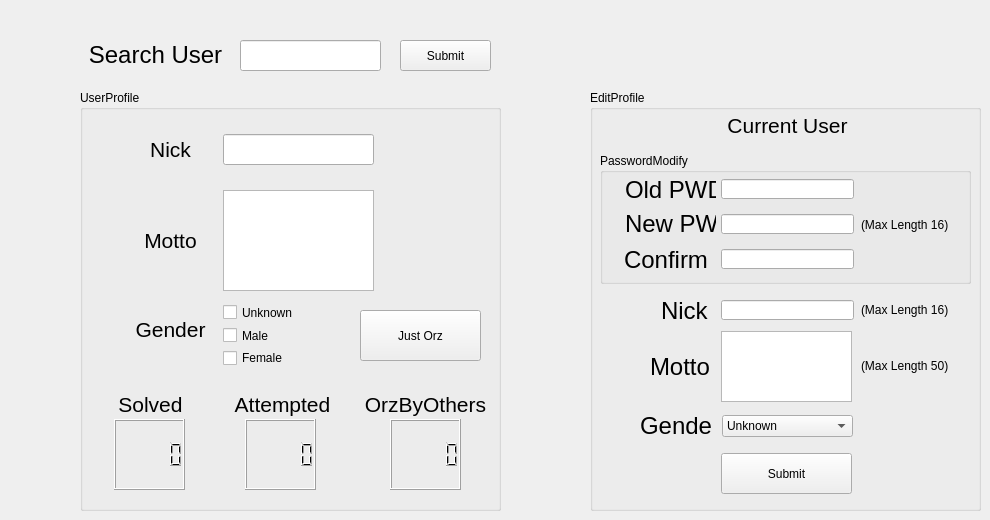
    <widget class="QWidget" name="ProfileTab">
     <attribute name="title">
      <string>页</string>
     </attribute>
     <widget class="QLabel" name="SearchUserLabel">
      <property name="geometry">
       <rect>
        <x>80</x>
        <y>40</y>
        <width>151</width>
        <height>31</height>
       </rect>
      </property>
      <property name="text">
       <string>&lt;html&gt;&lt;head/&gt;&lt;body&gt;&lt;p align=&quot;center&quot;&gt;&lt;span style=&quot; font-size:18pt;&quot;&gt;Search User&lt;/span&gt;&lt;/p&gt;&lt;/body&gt;&lt;/html&gt;</string>
      </property>
     </widget>
     <widget class="QLineEdit" name="SearchUserLineEdit">
      <property name="geometry">
       <rect>
        <x>240</x>
        <y>40</y>
        <width>141</width>
        <height>31</height>
       </rect>
      </property>
     </widget>
     <widget class="QPushButton" name="SearchUserSubmitButton">
      <property name="geometry">
       <rect>
        <x>400</x>
        <y>40</y>
        <width>91</width>
        <height>31</height>
       </rect>
      </property>
      <property name="text">
       <string>Submit</string>
      </property>
     </widget>
     <widget class="QGroupBox" name="UserProfileGroupBox">
      <property name="geometry">
       <rect>
        <x>80</x>
        <y>90</y>
        <width>421</width>
        <height>421</height>
       </rect>
      </property>
      <property name="title">
       <string>UserProfile</string>
      </property>
      <widget class="QLabel" name="UserProfileNickLabel">
       <property name="geometry">
        <rect>
         <x>50</x>
         <y>44</y>
         <width>81</width>
         <height>31</height>
        </rect>
       </property>
       <property name="text">
        <string>&lt;html&gt;&lt;head/&gt;&lt;body&gt;&lt;p align=&quot;center&quot;&gt;&lt;span style=&quot; font-size:16pt;&quot;&gt;Nick&lt;/span&gt;&lt;/p&gt;&lt;/body&gt;&lt;/html&gt;</string>
       </property>
      </widget>
      <widget class="QLabel" name="UserProfileMottoLabel">
       <property name="geometry">
        <rect>
         <x>50</x>
         <y>135</y>
         <width>81</width>
         <height>31</height>
        </rect>
       </property>
       <property name="text">
        <string>&lt;html&gt;&lt;head/&gt;&lt;body&gt;&lt;p align=&quot;center&quot;&gt;&lt;span style=&quot; font-size:16pt;&quot;&gt;Motto&lt;/span&gt;&lt;/p&gt;&lt;/body&gt;&lt;/html&gt;</string>
       </property>
      </widget>
      <widget class="QLabel" name="UserProfileGenderLabel">
       <property name="geometry">
        <rect>
         <x>50</x>
         <y>224</y>
         <width>81</width>
         <height>31</height>
        </rect>
       </property>
       <property name="text">
        <string>&lt;html&gt;&lt;head/&gt;&lt;body&gt;&lt;p align=&quot;center&quot;&gt;&lt;span style=&quot; font-size:16pt;&quot;&gt;Gender&lt;/span&gt;&lt;/p&gt;&lt;/body&gt;&lt;/html&gt;</string>
       </property>
      </widget>
      <widget class="QLabel" name="UserProfileSolvedLabel">
       <property name="geometry">
        <rect>
         <x>30</x>
         <y>299</y>
         <width>81</width>
         <height>31</height>
        </rect>
       </property>
       <property name="text">
        <string>&lt;html&gt;&lt;head/&gt;&lt;body&gt;&lt;p align=&quot;center&quot;&gt;&lt;span style=&quot; font-size:16pt;&quot;&gt;Solved&lt;/span&gt;&lt;/p&gt;&lt;/body&gt;&lt;/html&gt;</string>
       </property>
      </widget>
      <widget class="QLabel" name="UserProfileAttemptedLabel">
       <property name="geometry">
        <rect>
         <x>147</x>
         <y>299</y>
         <width>111</width>
         <height>31</height>
        </rect>
       </property>
       <property name="text">
        <string>&lt;html&gt;&lt;head/&gt;&lt;body&gt;&lt;p align=&quot;center&quot;&gt;&lt;span style=&quot; font-size:16pt;&quot;&gt;Attempted&lt;/span&gt;&lt;/p&gt;&lt;/body&gt;&lt;/html&gt;</string>
       </property>
      </widget>
      <widget class="QLabel" name="UserProfileOrzByOthersLabel">
       <property name="geometry">
        <rect>
         <x>280</x>
         <y>299</y>
         <width>131</width>
         <height>31</height>
        </rect>
       </property>
       <property name="text">
        <string>&lt;html&gt;&lt;head/&gt;&lt;body&gt;&lt;p align=&quot;center&quot;&gt;&lt;span style=&quot; font-size:16pt;&quot;&gt;OrzByOthers&lt;/span&gt;&lt;/p&gt;&lt;/body&gt;&lt;/html&gt;</string>
       </property>
      </widget>
      <widget class="QLCDNumber" name="UserProfileSolvedLcdNumber">
       <property name="geometry">
        <rect>
         <x>34</x>
         <y>329</y>
         <width>71</width>
         <height>71</height>
        </rect>
       </property>
       <property name="maximumSize">
        <size>
         <width>16777215</width>
         <height>71</height>
        </size>
       </property>
       <property name="styleSheet">
        <string notr="true">font: 75 16pt &quot;Aharoni&quot;;</string>
       </property>
      </widget>
      <widget class="QLCDNumber" name="UserProfileAttemptedLcdNumber">
       <property name="geometry">
        <rect>
         <x>165</x>
         <y>329</y>
         <width>71</width>
         <height>71</height>
        </rect>
       </property>
       <property name="styleSheet">
        <string notr="true">font: 75 16pt &quot;Aharoni&quot;;</string>
       </property>
      </widget>
      <widget class="QLCDNumber" name="UserProfileOrzByOthersLcdNumber">
       <property name="geometry">
        <rect>
         <x>310</x>
         <y>329</y>
         <width>71</width>
         <height>71</height>
        </rect>
       </property>
       <property name="styleSheet">
        <string notr="true">font: 75 16pt &quot;Aharoni&quot;;</string>
       </property>
      </widget>
      <widget class="QLineEdit" name="UserProfileNickLineEdit">
       <property name="geometry">
        <rect>
         <x>143</x>
         <y>44</y>
         <width>151</width>
         <height>31</height>
        </rect>
       </property>
      </widget>
      <widget class="QTextEdit" name="UserProfileMottoTextEdit">
       <property name="geometry">
        <rect>
         <x>143</x>
         <y>100</y>
         <width>151</width>
         <height>101</height>
        </rect>
       </property>
      </widget>
      <widget class="QPushButton" name="UserProfileOrzButton">
       <property name="geometry">
        <rect>
         <x>280</x>
         <y>220</y>
         <width>121</width>
         <height>51</height>
        </rect>
       </property>
       <property name="styleSheet">
        <string notr="true">font: 75 16pt &quot;Courier New&quot;;</string>
       </property>
       <property name="text">
        <string>Just Orz</string>
       </property>
      </widget>
      <widget class="QWidget" name="layoutWidget">
       <property name="geometry">
        <rect>
         <x>143</x>
         <y>214</y>
         <width>91</width>
         <height>62</height>
        </rect>
       </property>
       <layout class="QVBoxLayout" name="verticalLayout">
        <item>
         <widget class="QCheckBox" name="UserProfileUnknownCheckBox">
          <property name="text">
           <string>Unknown</string>
          </property>
         </widget>
        </item>
        <item>
         <widget class="QCheckBox" name="UserProfileMaleCheckBox">
          <property name="text">
           <string>Male</string>
          </property>
         </widget>
        </item>
        <item>
         <widget class="QCheckBox" name="UserProfileFemaleCheckBox">
          <property name="text">
           <string>Female</string>
          </property>
         </widget>
        </item>
       </layout>
      </widget>
     </widget>
     <widget class="QGroupBox" name="EditProfileGroupBox">
      <property name="geometry">
       <rect>
        <x>590</x>
        <y>90</y>
        <width>391</width>
        <height>421</height>
       </rect>
      </property>
      <property name="title">
       <string>EditProfile</string>
      </property>
      <widget class="QLabel" name="EditProfileMottoLabel">
       <property name="geometry">
        <rect>
         <x>60</x>
         <y>263</y>
         <width>61</width>
         <height>27</height>
        </rect>
       </property>
       <property name="text">
        <string>&lt;html&gt;&lt;head/&gt;&lt;body&gt;&lt;p align=&quot;justify&quot;&gt;&lt;span style=&quot; font-size:18pt;&quot;&gt;Motto&lt;/span&gt;&lt;/p&gt;&lt;/body&gt;&lt;/html&gt;</string>
       </property>
      </widget>
      <widget class="QLabel" name="label_3">
       <property name="geometry">
        <rect>
         <x>271</x>
         <y>210</y>
         <width>101</width>
         <height>20</height>
        </rect>
       </property>
       <property name="text">
        <string>(Max Length 16)</string>
       </property>
      </widget>
      <widget class="QLabel" name="EditProfileGenderLabel">
       <property name="geometry">
        <rect>
         <x>50</x>
         <y>322</y>
         <width>71</width>
         <height>27</height>
        </rect>
       </property>
       <property name="text">
        <string>&lt;html&gt;&lt;head/&gt;&lt;body&gt;&lt;p align=&quot;justify&quot;&gt;&lt;span style=&quot; font-size:18pt;&quot;&gt;Gender&lt;/span&gt;&lt;/p&gt;&lt;/body&gt;&lt;/html&gt;</string>
       </property>
      </widget>
      <widget class="QLabel" name="EditProfileNickLabel">
       <property name="geometry">
        <rect>
         <x>71</x>
         <y>207</y>
         <width>51</width>
         <height>27</height>
        </rect>
       </property>
       <property name="text">
        <string>&lt;html&gt;&lt;head/&gt;&lt;body&gt;&lt;p align=&quot;justify&quot;&gt;&lt;span style=&quot; font-size:18pt;&quot;&gt;Nick&lt;/span&gt;&lt;/p&gt;&lt;/body&gt;&lt;/html&gt;</string>
       </property>
      </widget>
      <widget class="QTextEdit" name="EditProfileMottoTextEdit">
       <property name="geometry">
        <rect>
         <x>131</x>
         <y>241</y>
         <width>131</width>
         <height>71</height>
        </rect>
       </property>
      </widget>
      <widget class="QLineEdit" name="EditProfileNickLineEdit">
       <property name="geometry">
        <rect>
         <x>131</x>
         <y>210</y>
         <width>133</width>
         <height>20</height>
        </rect>
       </property>
      </widget>
      <widget class="QComboBox" name="EditProfileGenderComboBox">
       <property name="geometry">
        <rect>
         <x>132</x>
         <y>325</y>
         <width>131</width>
         <height>22</height>
        </rect>
       </property>
       <item>
        <property name="text">
         <string>Unknown</string>
        </property>
       </item>
       <item>
        <property name="text">
         <string>Male</string>
        </property>
       </item>
       <item>
        <property name="text">
         <string>Female</string>
        </property>
       </item>
      </widget>
      <widget class="QPushButton" name="EditProfileSubmitButton">
       <property name="geometry">
        <rect>
         <x>131</x>
         <y>363</y>
         <width>131</width>
         <height>41</height>
        </rect>
       </property>
       <property name="text">
        <string>Submit</string>
       </property>
      </widget>
      <widget class="QLabel" name="label_4">
       <property name="geometry">
        <rect>
         <x>271</x>
         <y>266</y>
         <width>101</width>
         <height>20</height>
        </rect>
       </property>
       <property name="text">
        <string>(Max Length 50)</string>
       </property>
      </widget>
      <widget class="QLabel" name="EditProfileLabel">
       <property name="geometry">
        <rect>
         <x>17</x>
         <y>15</y>
         <width>361</width>
         <height>41</height>
        </rect>
       </property>
       <property name="text">
        <string>&lt;html&gt;&lt;head/&gt;&lt;body&gt;&lt;p align=&quot;center&quot;&gt;&lt;span style=&quot; font-size:16pt;&quot;&gt;Current User&lt;/span&gt;&lt;/p&gt;&lt;/body&gt;&lt;/html&gt;</string>
       </property>
      </widget>
      <widget class="QGroupBox" name="PasswordModifyGroupBox">
       <property name="geometry">
        <rect>
         <x>10</x>
         <y>63</y>
         <width>371</width>
         <height>131</height>
        </rect>
       </property>
       <property name="title">
        <string>PasswordModify</string>
       </property>
       <widget class="QLabel" name="EditProfileOldPWDLabel">
        <property name="geometry">
         <rect>
          <x>25</x>
          <y>23</y>
          <width>91</width>
          <height>27</height>
         </rect>
        </property>
        <property name="text">
         <string>&lt;html&gt;&lt;head/&gt;&lt;body&gt;&lt;p&gt;&lt;span style=&quot; font-size:18pt;&quot;&gt;Old PWD&lt;/span&gt;&lt;/p&gt;&lt;/body&gt;&lt;/html&gt;</string>
        </property>
       </widget>
       <widget class="QLabel" name="EditProfileConfirmLabel">
        <property name="geometry">
         <rect>
          <x>24</x>
          <y>93</y>
          <width>91</width>
          <height>27</height>
         </rect>
        </property>
        <property name="text">
         <string>&lt;html&gt;&lt;head/&gt;&lt;body&gt;&lt;p align=&quot;justify&quot;&gt;&lt;span style=&quot; font-size:18pt;&quot;&gt;Confirm&lt;/span&gt;&lt;/p&gt;&lt;/body&gt;&lt;/html&gt;</string>
        </property>
       </widget>
       <widget class="QLabel" name="label_2">
        <property name="geometry">
         <rect>
          <x>261</x>
          <y>62</y>
          <width>101</width>
          <height>20</height>
         </rect>
        </property>
        <property name="text">
         <string>(Max Length 16)</string>
        </property>
       </widget>
       <widget class="QLineEdit" name="EditProfileOldPWDLineEdit">
        <property name="geometry">
         <rect>
          <x>121</x>
          <y>26</y>
          <width>133</width>
          <height>20</height>
         </rect>
        </property>
       </widget>
       <widget class="QLineEdit" name="EditProfileConfirmLineEdit">
        <property name="geometry">
         <rect>
          <x>121</x>
          <y>96</y>
          <width>133</width>
          <height>20</height>
         </rect>
        </property>
       </widget>
       <widget class="QLabel" name="EditProfileNewPWDLabel">
        <property name="geometry">
         <rect>
          <x>25</x>
          <y>57</y>
          <width>91</width>
          <height>27</height>
         </rect>
        </property>
        <property name="text">
         <string>&lt;html&gt;&lt;head/&gt;&lt;body&gt;&lt;p&gt;&lt;span style=&quot; font-size:18pt;&quot;&gt;New PWD&lt;/span&gt;&lt;/p&gt;&lt;/body&gt;&lt;/html&gt;</string>
        </property>
       </widget>
       <widget class="QLineEdit" name="EditProfileNewPWDLineEdit">
        <property name="geometry">
         <rect>
          <x>121</x>
          <y>61</y>
          <width>133</width>
          <height>20</height>
         </rect>
        </property>
       </widget>
      </widget>
     </widget>
    </widget>
